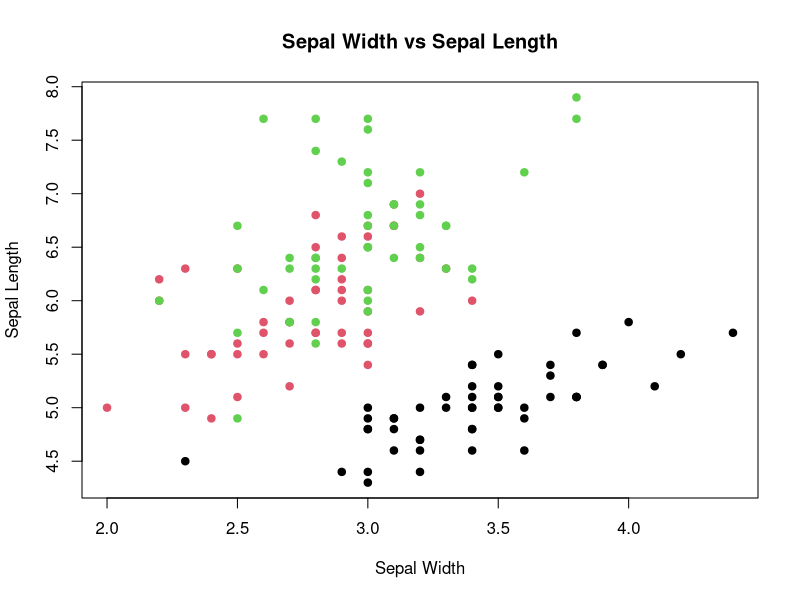
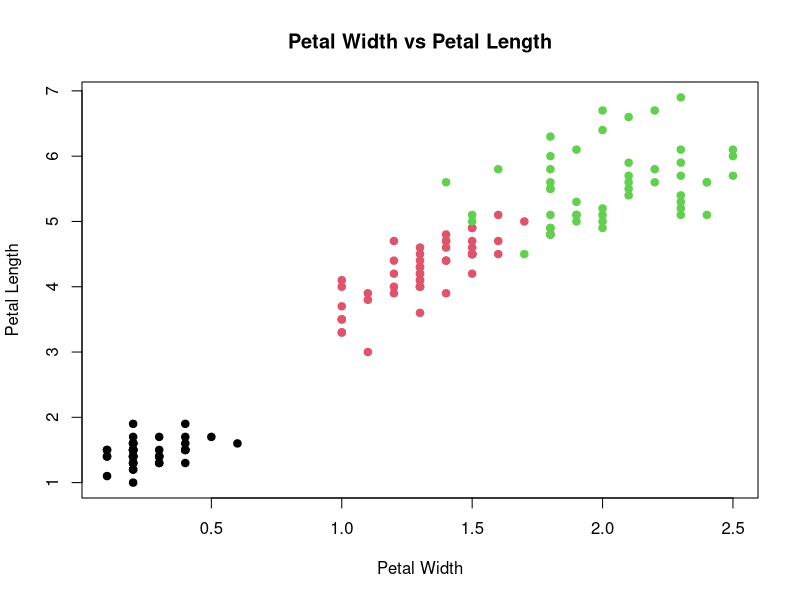
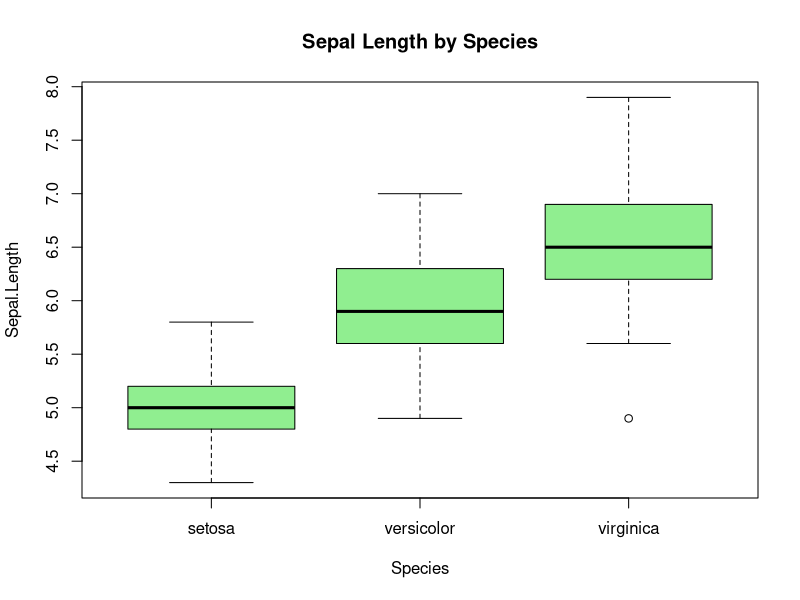

Write R code to recreate these figures, in order.
# Load iris dataset
data(iris)

# 1(a) Extract last 6 observations of dataset
tail(iris)

# 1(b) Dimension, Structure, Summary statistics, Standard Deviation of all features

# Dimension
dim(iris)

# Structure
str(iris)

# Summary statistics
summary(iris)

# Standard deviation of numeric features
sapply(iris[,1:4], sd)

# 1(c) Mean and Standard deviation of features grouped by species

# Mean by species
aggregate(iris[,1:4], by = list(Species = iris$Species), mean)

# Standard deviation by species
aggregate(iris[,1:4], by = list(Species = iris$Species), sd)

# 2(a) Find quantile value of Sepal.Width
quantile(iris$Sepal.Width)

# 2(b) Create new data frame with new column Sepal.Length.Cate
iris_new <- transform(iris,
                      Sepal.Length.Cate = ifelse(Sepal.Length > mean(Sepal.Length),
                                                 "Long", "Short"))

# View new dataframe
head(iris_new)

# 2(c) Average Sepal.Length by Species and Sepal.Length.Cate
aggregate(Sepal.Length ~ Species + Sepal.Length.Cate,
          data = iris_new,
          mean)

# 3(a) Scatter plot between Sepal.Width and Sepal.Length grouped by Species
plot(iris$Sepal.Width, iris$Sepal.Length,
     col = as.numeric(iris$Species),
     pch = 19,
     xlab = "Sepal Width",
     ylab = "Sepal Length",
     main = "Sepal Width vs Sepal Length")

# 3(b) Scatter plot between Petal.Width and Petal.Length grouped by Species
plot(iris$Petal.Width, iris$Petal.Length,
     col = as.numeric(iris$Species),
     pch = 19,
     xlab = "Petal Width",
     ylab = "Petal Length",
     main = "Petal Width vs Petal Length")

# 3(c) Box plot for Sepal.Length grouped by Species
boxplot(Sepal.Length ~ Species,
        data = iris,
        col = "lightgreen",
        main = "Sepal Length by Species")

# 4(a) Randomly sample 50% data for training and 50% for testing
set.seed(123)
index <- sample(1:nrow(iris), 0.5 * nrow(iris))
train <- iris[index, ]
test <- iris[-index, ]

# 4(b) Logistic regression using species as target and petal & sepal features
model <- glm(Species ~ Sepal.Length + Sepal.Width + Petal.Length + Petal.Width,
             data = train,
             family = binomial)

summary(model)

# 4(c) Predict probability using test data
pred <- predict(model, test, type = "response")

# 4(d) Create confusion matrix
table(Predicted = ifelse(pred > 0.5,
                         levels(iris$Species)[1],
                         levels(iris$Species)[2]),
      Actual = test$Species)
